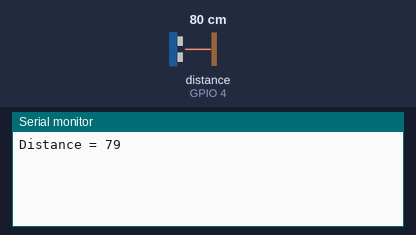
Recording of a sketch running on a simulated ESP32. On the bench: the last lines printed to the serial monitor. Wiring (inferred from the names in the program): ultrasonic range finder: trigger GPIO 2; echo GPIO 4. Inputs (shaded band) come from the test bench; at power-on: distance to the obstacle (sensor on GPIO 4) 80 cm. The echo pulse lasts 58.3 µs per cm; WiFi joins after 1.5 s; servers stay silent unless stated.

Above: at 3.0 s.
3.1 s: distance to the obstacle (sensor on GPIO 4) set to 2 cm
At 4.4 s:
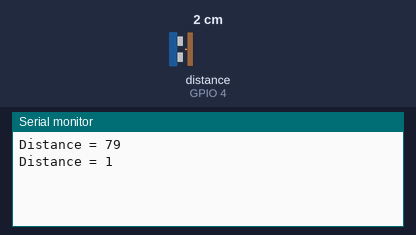
4.6 s: distance to the obstacle (sensor on GPIO 4) set to 4 cm
At 5.6 s:
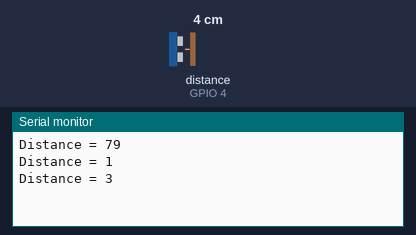
Timing chart, 0 to 7.6 s (numbered marks = the images above; inputs shaded):
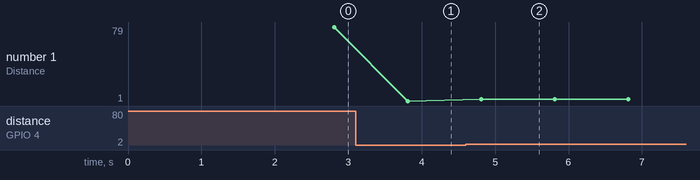

The sketch:

Garbage_Monitoring_System.ino
```cpp
#define BLYNK_PRINT Serial

#include <WiFi.h>
#include <WiFiClient.h>
#include <BlynkSimpleEsp32.h>

//#define trig D2
//#define echo D4

int trigPin = 2;
int echoPin = 4;

long duration;
int distance;

// You should get Auth Token in the Blynk App.

char auth[] = "M9EN7Nqfxu_ACkxjcL31W7LxXeI0L5Sj";

// Your WiFi credentials.
// Set password to "" for open networks.
char ssid[] = "ruhan";
char pass[] = "ruhan119";

BlynkTimer timer;

void setup()
{
  // Debug console
  pinMode(trigPin, OUTPUT);  // Sets the trigPin as an Output
  pinMode(echoPin, INPUT);   // Sets the echoPin as an Input
  Serial.begin(9600);
  Blynk.begin(auth, ssid, pass);

  // Setup a function to be called every second
  timer.setInterval(1000L, sendSensor);
}

void loop()
{
  Blynk.run();
  timer.run();
}
void sendSensor()
{
  digitalWrite(trigPin, LOW);   // Makes trigPin low
  delayMicroseconds(2);       // 2 micro second delay

  digitalWrite(trigPin, HIGH);  // tigPin high
  delayMicroseconds(10);      // trigPin high for 10 micro seconds
  digitalWrite(trigPin, LOW);   // trigPin low

  duration = pulseIn(echoPin, HIGH);   //Read echo pin, time in microseconds
  distance = duration * 0.034 / 2;   //Calculating actual/real distance

  Serial.print("Distance = ");        //Output distance on arduino serial monitor
  Serial.println(distance);

  if(distance <= 10)
  {
//    Blynk.tweet("My Arduino project is tweeting using @blynk_app and it’s awesome!\n #arduino #IoT #blynk");
    Blynk.notify("Your trash is almost full!!!");
  }
  Blynk.virtualWrite(V0, distance);
  delay(1000);                        //Pause for 3 seconds and start measuring distance again
}
```

Measured:
- after the input at 3.1 s, the serial monitor: prints a new line after 0.71 s (image 1)
- after the input at 4.6 s, the serial monitor: prints a new line after 0.21 s (image 2)
- plotted number 1: 79 → 1 after the input at 3.1 s, 1 → 3 after the input at 4.6 s
